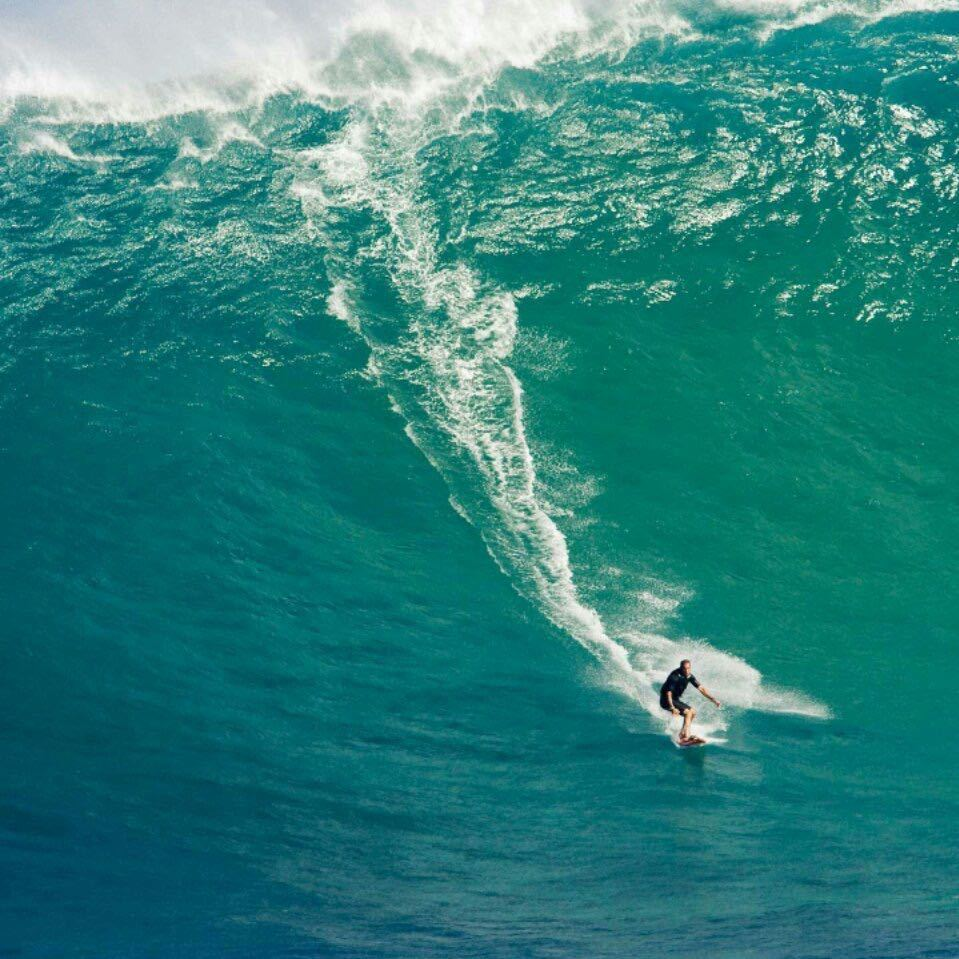
#> input picture 线性代数的练习/w1.jpg, 959 x 959 px
$ jupyter execute '奇异值分解-图像压缩.ipynb'
#> lines starting #> are read from the running program, lines starting #| are printed output that depends on the picture
[cell 1]
import numpy as np
import matplotlib.pyplot as plt
from PIL import Image

def svd_compress_image(image_path, num_singular_values):
    # 读取图像并转换为 NumPy 数组
#> called with image_path = 'w1.jpg', num_singular_values = 10
    image = Image.open(image_path).convert('RGB')
#> image is the input picture: PIL image 959x959 RGB; mean R, G, B 45.2, 127.8, 124.7
    image_array = np.array(image)[:800,:,:]
    print(f"image_array.shape:{image_array.shape}")
#| image_array.shape:(800, 959, 3)
    # 将图像拆分为三个颜色通道
    red_channel = image_array[:, :, 0]
    green_channel = image_array[:, :, 1]
    blue_channel = image_array[:, :, 2]

    # 对每个通道进行奇异值分解
    # full_matrices=True:返回完整的矩阵
    U_red, s_red, VT_red = np.linalg.svd(red_channel, full_matrices=False)
#> s_red = 800 values, max 64523.3 at index 0, min 2.56 at index 799, mean 577
    U_green, s_green, VT_green = np.linalg.svd(green_channel, full_matrices=False)
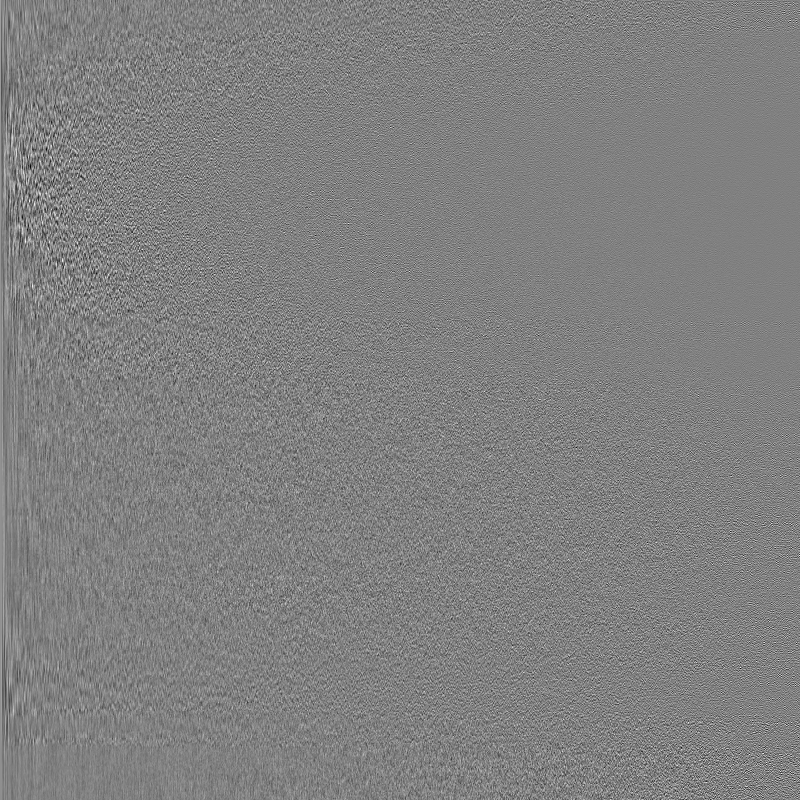
#> U_green: shape (800, 800) float64; min -0.232, max 0.227, mean 4.72e-05; drawn with min black and max white
#> s_green = 800 values, max 119781.5 at index 0, min 2.36 at index 799, mean 518
    U_blue, s_blue, VT_blue = np.linalg.svd(blue_channel, full_matrices=False)
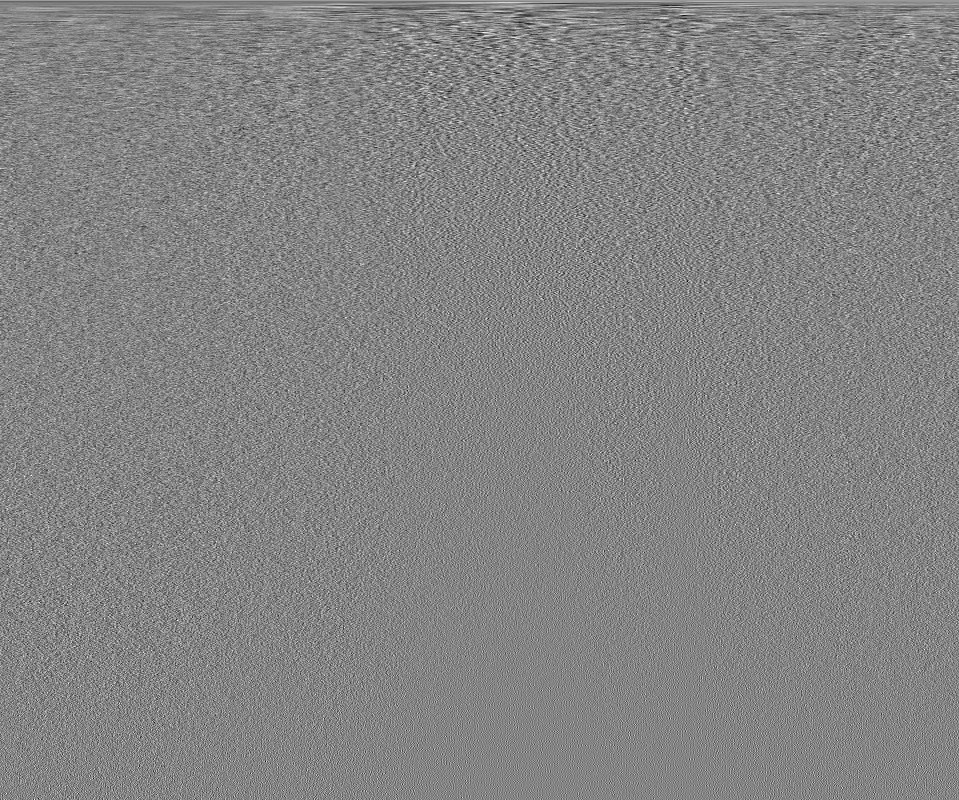
#> VT_blue: shape (800, 959) float64; min -0.178, max 0.165, mean 4.23e-05; drawn with min black and max white
#> s_blue = 800 values, max 114246.1 at index 0, min 2.31 at index 799, mean 500.5
    print(f's_red:{s_red.shape}')
#| s_red:(800,)
    print(f's_green:{s_green.shape}')
#| s_green:(800,)
    print(f's_blue:{s_blue.shape}')
#| s_blue:(800,)
    print("-="*6)
    print(f"U_red:{U_red.shape}")
#| U_red:(800, 800)
    print(f"VT_red:{VT_red.shape}")
#| VT_red:(800, 959)
    # 仅保留前 num_singular_values 个奇异值和对应的奇异向量
    U_red = U_red[:, :num_singular_values]
    s_red = s_red[:num_singular_values]
#> s_red = [64523.3, 20453.8, 17258.8, 13136.6, 10129.7, 9201.2, 8352.5, 7067.4, 6397.2, 5866.7]
    VT_red = VT_red[:num_singular_values, :]

    U_green = U_green[:, :num_singular_values]
    s_green = s_green[:num_singular_values]
#> s_green = [119781.5, 13968.8, 8261.8, 6228.3, 4972.9, 4674.4, 4507.1, 3930.3, 3434.7, 3109]
    VT_green = VT_green[:num_singular_values, :]

    U_blue = U_blue[:, :num_singular_values]
    s_blue = s_blue[:num_singular_values]
#> s_blue = [114246.1, 11423.8, 7229.2, 5815.4, 4806.7, 4309.1, 4032.8, 3639.8, 3133.7, 2916.3]
    VT_blue = VT_blue[:num_singular_values, :]

    # 重构压缩后的图像通道  （dot表示矩阵乘法）
    compressed_red_channel = U_red.dot(np.diag(s_red)).dot(VT_red)
    compressed_green_channel = U_green.dot(np.diag(s_green)).dot(VT_green)
    compressed_blue_channel = U_blue.dot(np.diag(s_blue)).dot(VT_blue)
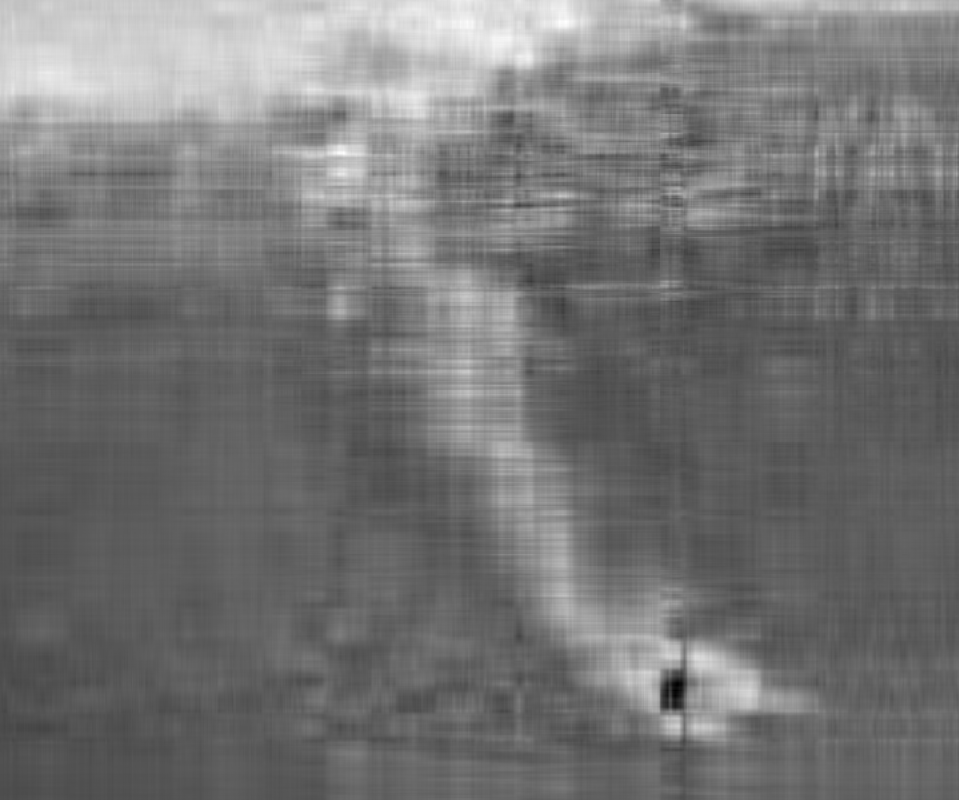
#> compressed_blue_channel: shape (800, 959) float64; min 13.61, max 262, mean 127.3; drawn with min black and max white

    # 压缩后保存的矩阵
    print(f"compress---U_red.shape:{U_red.shape}")
#| compress---U_red.shape:(800, 10)
    print(f"compress---s_red.shape:{s_red.shape}")
#| compress---s_red.shape:(10,)
    print(f"compress---VT_red.shape:{VT_red.shape}")
#| compress---VT_red.shape:(10, 959)

    # 处理可能出现的浮点数溢出问题（将值限制在 0-255 范围内）
    compressed_red_channel = np.clip(compressed_red_channel, 0, 255)
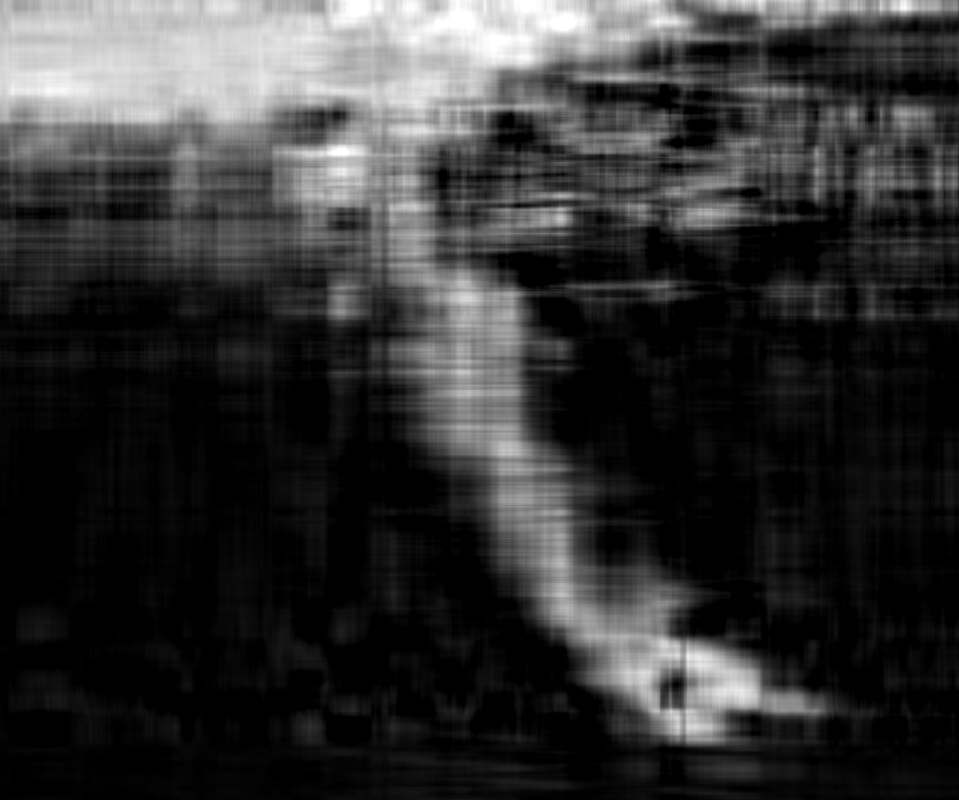
#> compressed_red_channel: shape (800, 959) float64; min 0, max 255, mean 50.9
    compressed_green_channel = np.clip(compressed_green_channel, 0, 255)
    compressed_blue_channel = np.clip(compressed_blue_channel, 0, 255)

    # 将压缩后的通道合并回一个图像
    compressed_image_array = np.concatenate((compressed_red_channel.astype('uint8')[:,:,None],
                                        compressed_green_channel.astype('uint8')[:,:,None],
                                        compressed_blue_channel.astype('uint8')[:,:,None]),
                                             axis=-1)
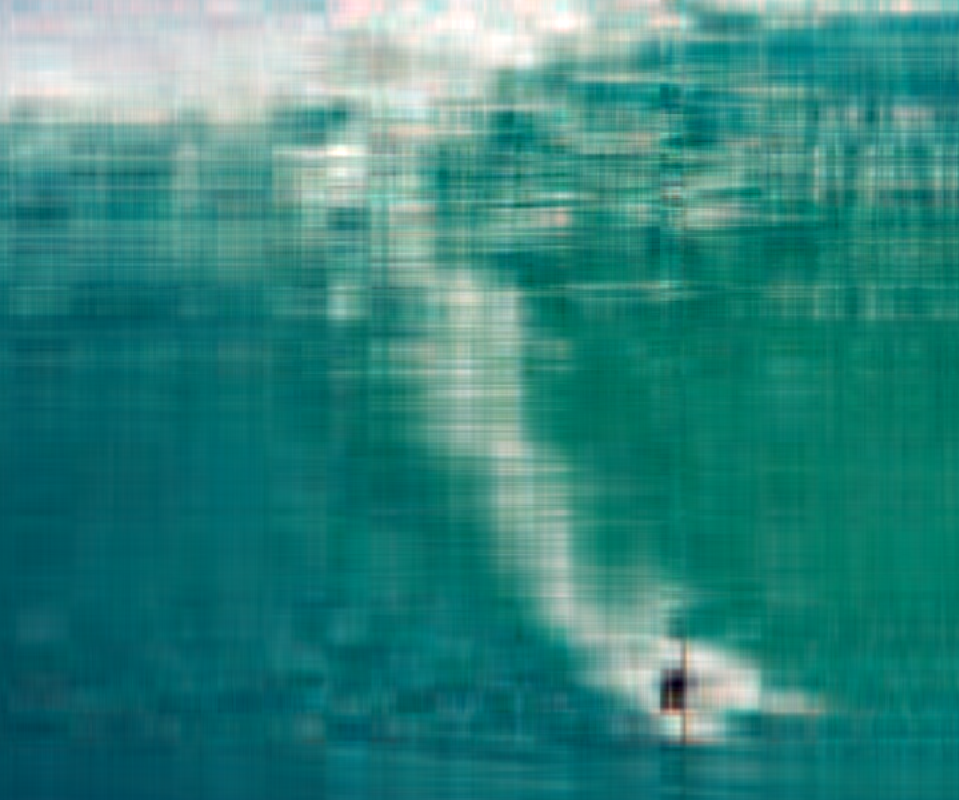
#> compressed_image_array: shape (800, 959, 3); mean R, G, B 50.5, 133.1, 126.8

    # 将 NumPy 数组转换回 PIL 图像并显示
    compressed_image = Image.fromarray(compressed_image_array)
    compressed_image.show()

# 使用示例：压缩图像，只保留前 10 个奇异值
svd_compress_image('w1.jpg', 10)
